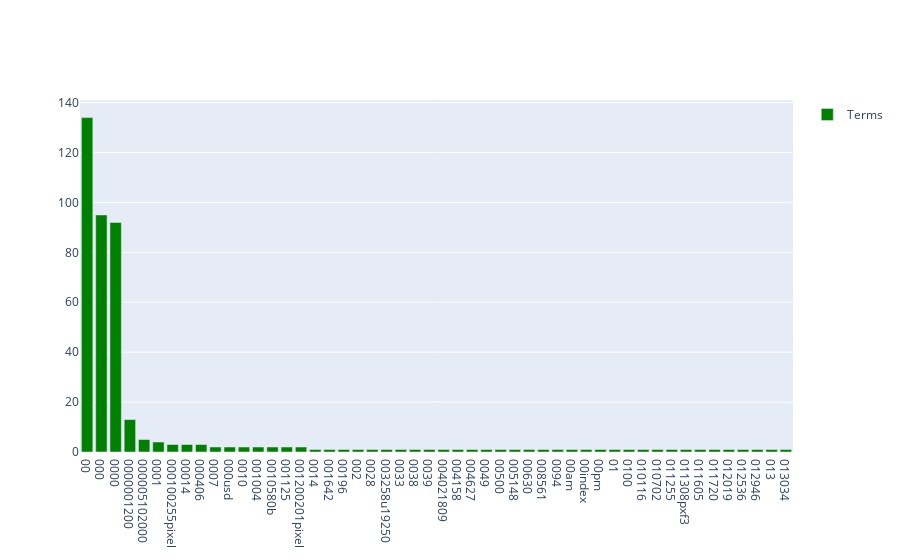

The notebook cell this image was saved under:
### Markdown cell above
### >>> **Exercise 14 (take home):** 
The chart above contains all the vocabulary, and it's computationally intensive to both compute and visualize. Can you efficiently reduce the number of terms you want to visualize as an exercise.

### Code cell
# Answer here
term_frequencies = []

#just reduce the numbers of terms in the range, instead of using X_counts.shape[1] which are over 35,000 terms.
terms = 50

# like last time I think this is inefficient:

#for j in range(0,10):
#    term_frequencies.append(sum(X_counts[:,j].toarray()))

term_frequencies = np.asarray(X_counts.sum(axis=0)[:,:terms])[0]

#Sorting them by descending order (even though in the exercise this is also asked but with the frequencies in the x axis.)
term_frequencies[::-1].sort()

fig2 = go.Figure(go.Bar(x=count_vect.get_feature_names()[:terms], 
            y=term_frequencies[:terms], showlegend=True, marker={'color': 'green'}, name='Terms' ))
fig2.show()

### Figure 1 — Plotly figure (JSON) as saved in the notebook; plotly's stock layout.template omitted (floating-point values rounded to 4 significant figures)
{"data": [{"marker": {"color": "green"}, "name": "Terms", "showlegend": true, "type": "bar", "x": ["00", "000", "0000", "0000001200", "000005102000", "0001", "000100255pixel", "00014", "000406", "0007", "000usd", "0010", "001004", "0010580b", "001125", "001200201pixel", "0014", "001642", "00196", "002", "0028", "003258u19250", "0033", "0038", "0039", "004021809", "004158", "004627", "0049", "00500", "005148", "00630", "008561", "0094", "00am", "00index", "00pm", "01", "0100", "010116", "010702", "011255", "011308pxf3", "011605", "011720", "012019", "012536", "012946", "013", "013034"], "y": [134, 95, 92, 13, 5, 4, 3, 3, 3, 2, 2, 2, 2, 2, 2, 2, 1, 1, 1, 1, 1, 1, 1, 1, 1, 1, 1, 1, 1, 1, 1, 1, 1, 1, 1, 1, 1, 1, 1, 1, 1, 1, 1, 1, 1, 1, 1, 1, 1, 1]}], "layout": {}}
